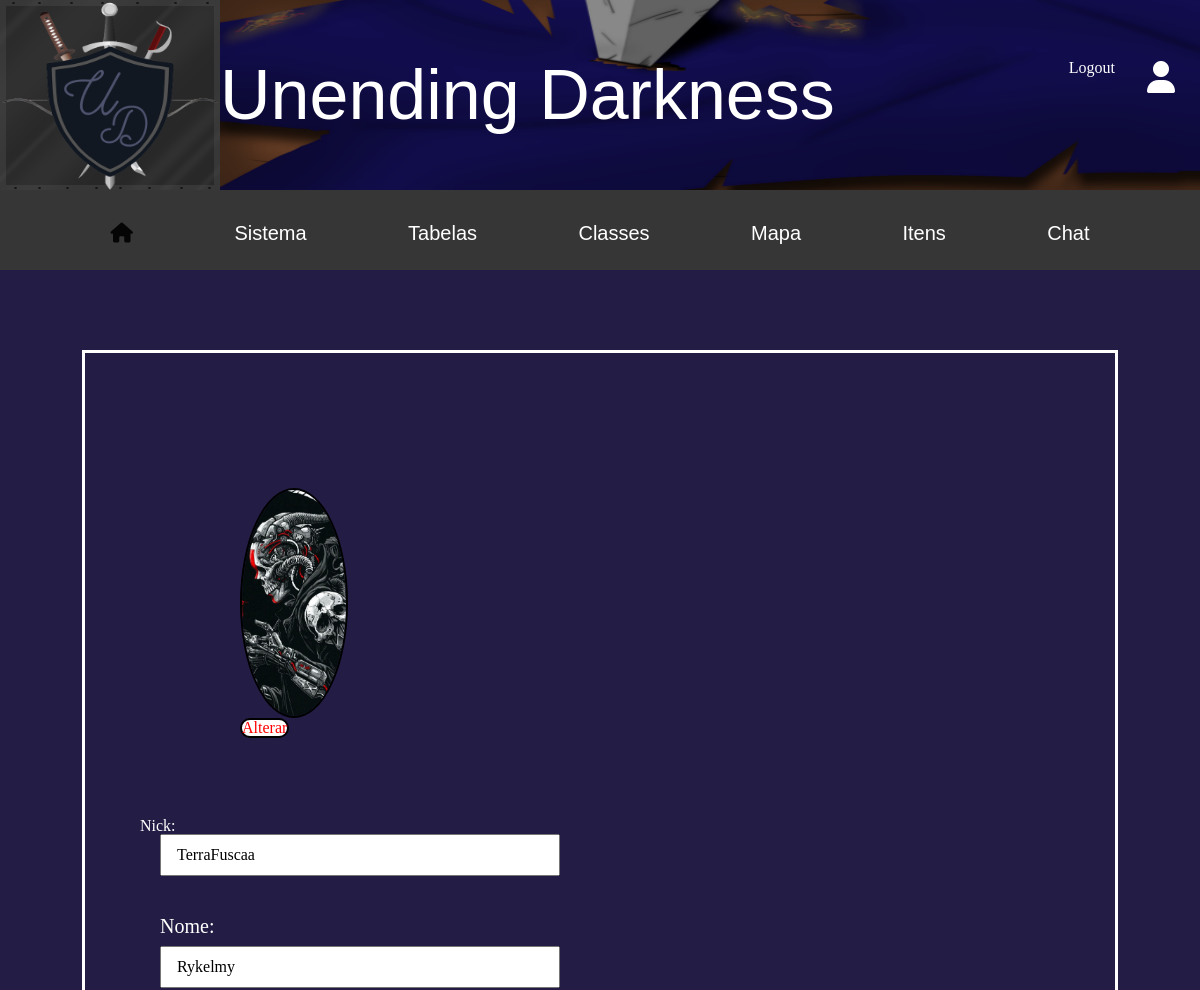
Before: /app/perfil-edit.php (signed in, upper part) with the older database file.
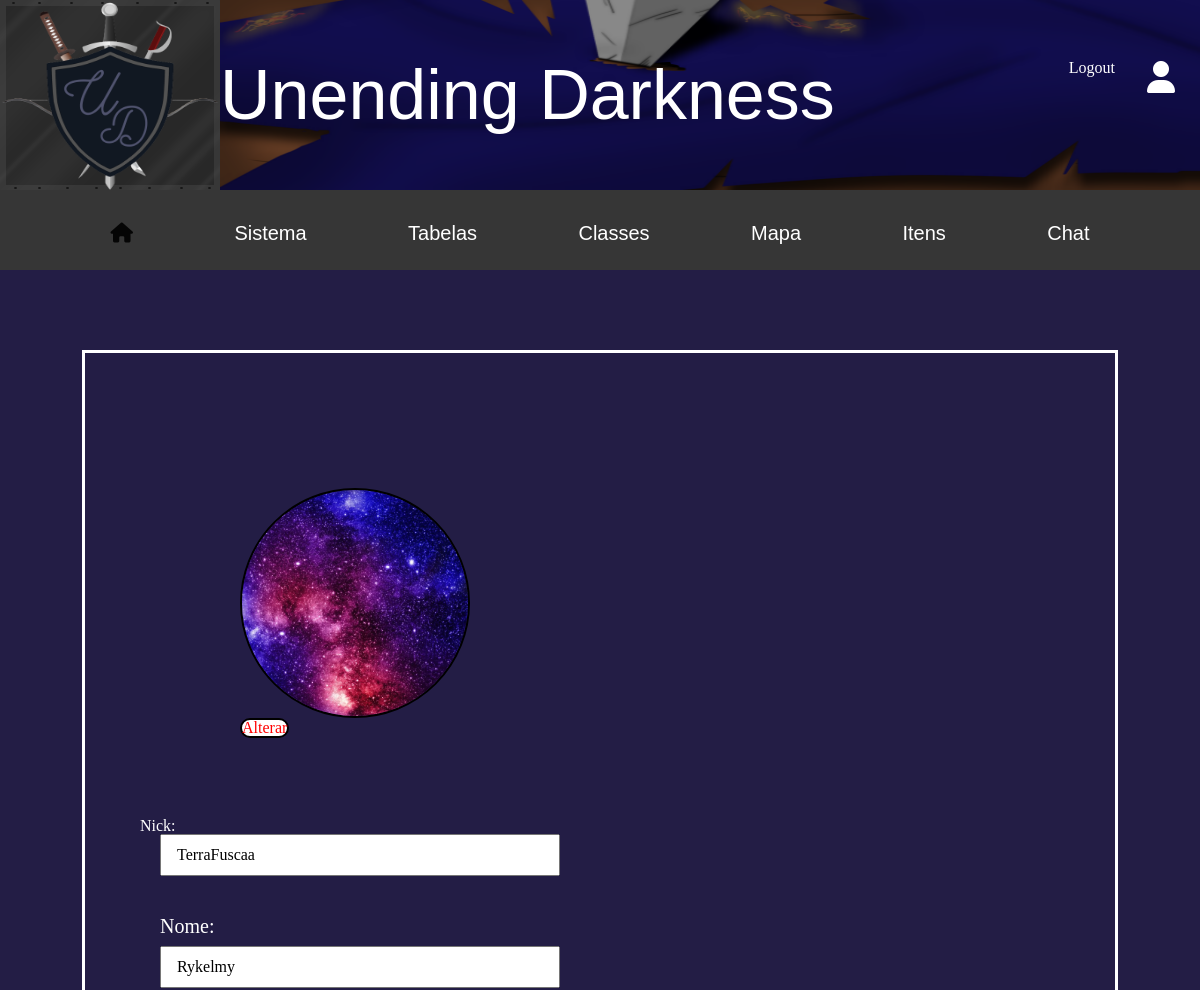
After: the same page with the newer database file.
### tables this page shows
CREATE TABLE `img_usuario` (
  `id_img` int(11) NOT NULL,
  `nome_img` varchar(60) DEFAULT NULL,
  `foto_end` varchar(90) DEFAULT NULL,
  `id_usuario` int(11) DEFAULT NULL
);

### classes/repositorioUsuario.php (called while the page is built, shortened)
<?php
require_once 'conexao.php';
class RepositorioUsuariosMySQL implements IRepositorioUsuarios
{
    private $conexao;
    public function __construct()
    {
        $this->conexao = new Conexao("localhost","root","","4ad");
    }
    public function SetarImagemUsuario($id_usuario)
    {
        $sql = "SELECT * FROM img_usuario WHERE id_usuario = '$id_usuario'";
        $consulta = $this->conexao->executarQuery($sql);
        $registro = mysqli_fetch_array($consulta);
        $img_end = $registro[2];
        return $img_end;
    }
}

### classes/conexao.php (called while the page is built, shortened)
<?php
class Conexao{
    private $host;
    private $usuario;
    private $senha;
    private $banco;
    private $conexao;
    function __construct($host,$usuario,$senha,$banco)
    {
        $this->host=$host;
        $this->usuario=$usuario;
        $this->senha=$senha;
        $this->banco=$banco;
    }
    function conectar(){
        $this->conexao = mysqli_connect(
            $this->host,
            $this->usuario,
            $this->senha,
            $this->banco
        );
        if ($this->conexao->connect_error) {
            error_log('Connection error: ' . $this->conexao->connect_error);
            return false;
        } else {
            mysqli_query($this->conexao,"SET NAMES 'UTF8'");
            return true;
        }
    }
    function executarQuery($sql){
        return mysqli_query($this->conexao,$sql);
    }
}

### app/perfil-edit.php (the view, shortened to what the changed rows need)
<?php
    require_once '../classes/repositorioUsuario.php';
    $repositorio = new RepositorioUsuariosMySQL();
    if($_SESSION['id_usuario'] != NULL){
      $id_usuario = $_SESSION['id_usuario'];
    } else {
      header('Location: ../index.php');
    }
    if(isset($_SESSION['img_usuario'])){
      $img = $_SESSION['img_usuario'];
    } else {
      $img = $repositorio->SetarImagemUsuario($id_usuario);
    }
?>
<!DOCTYPE html>
<html lang="pt-br">
<head>
    <link href="https://cdn.jsdelivr.net/npm/bootstrap@5.2.0-beta1/dist/css/bootstrap.min.css" rel="stylesheet">
    <link rel="stylesheet" href="https://cdnjs.cloudflare.com/ajax/libs/font-awesome/6.1.1/css/all.min.css" />
    <link rel="stylesheet" href="../assets/style/reset.css">
    <link rel="stylesheet" href="../assets/style/home.css">
    <link rel="stylesheet" href="../assets/style/perfilEdit.css">
</head>
<body>
    <header class="header">
        <div class="caixa__header__titulo">
            <h1 class="header__title">Unending Darkness</h1>
        </div>
    </header>
    <main class="main">
      <div class="caixa__pai">
        <form class="caixa__form" enctype="multipart/form-data" action="atualiza_perfil.php" method="post" enctype="multipart/form-data">
          <div class="caixa__campo">
            <div class="caixa__foto">
              <?php
                echo "<img src='$img' alt='' class='caixa__foto__perfil'>"
              ?>
              <label for="arquivo" style="background-color:white; color:red; border: solid 2px black; border-radius: 50px;">Alterar</label>
            </div>
          </div>
        </form>
      </div>
    </main>
</body>
</html>

Changed rows visible on the page:
changed img_usuario: foto_end: a different picture
